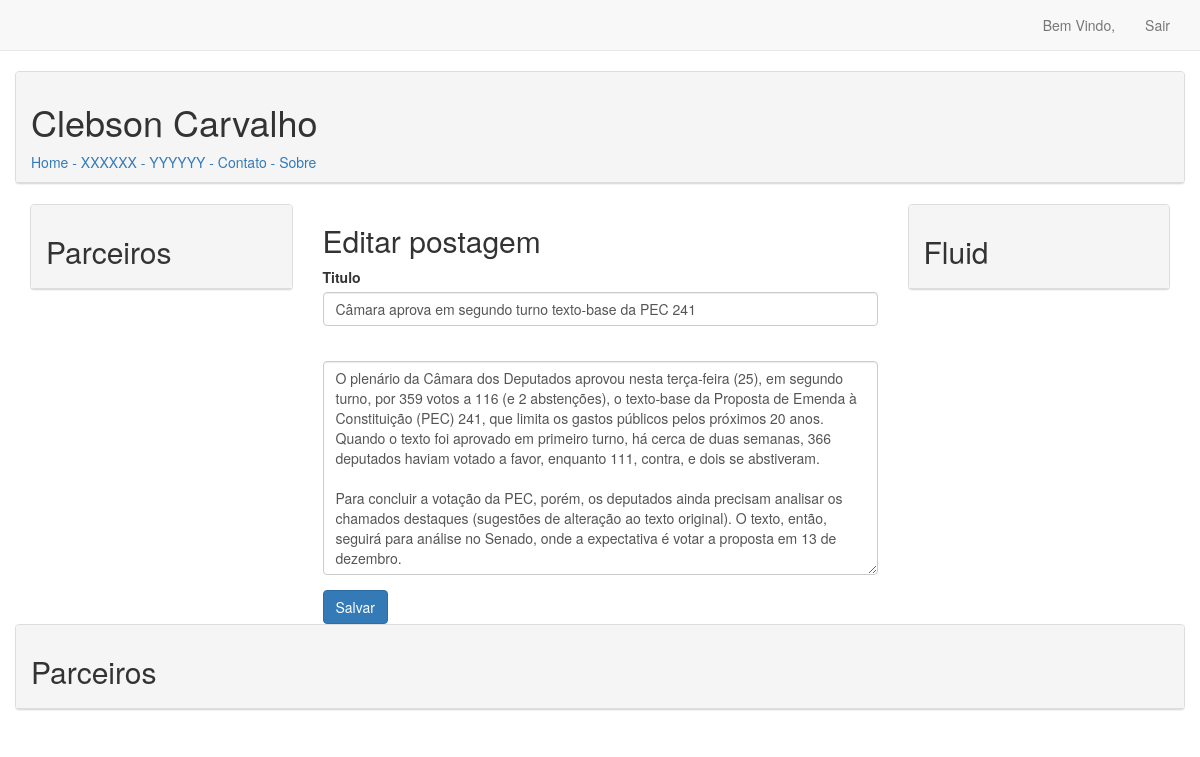
Screenshot of /editPost/2/ (signed in) with the database file from the repository.
### blogs/models.py (models this page shows, shortened)
class BlogPost(models.Model):
    titulo = models.CharField(max_length=200)
    texto = models.TextField()
    textResumo = models.TextField(max_length=400, null=True)
    dataAdd = models.DateTimeField(auto_now_add=True)
    usuario = models.ForeignKey(User)

### blogs/views.py (the view)
# urls.py: url(r'^editPost/(?P<post_id>\d+)/$', views.editPost, name='editPost'),
@login_required
def editPost(request, post_id):
    post = BlogPost.objects.get(id = post_id)
    if post.usuario != request.user:
        raise Http404
    if request.method != 'POST':
        form = PostForm(instance=post)
    else:
        form = PostForm(instance=post, data=request.POST)
        if form.is_valid():
            form.save()
            return HttpResponseRedirect(reverse('blogs:posts'))
    context = {'post': post, 'form': form}
    return render(request, 'blogs/editPost.html', context)

### blogs/forms.py
class PostForm(forms.ModelForm):
    class Meta:
        model = BlogPost
        fields = ['titulo', 'texto']
        labels = {'titulo': 'Titulo' ,'texto':''}
        widgets = {'texto': forms.Textarea(attrs={'cols':80})}

### blogs/templates/blogs/editPost.html (shortened to what this page needs)
{% extends "blogs/base.html" %}
{% load bootstrap3 %}
{% block header %}
    <h2>
        Editar postagem
    </h2>
{% endblock header %}
{% block content %}
    <form action="{% url 'blogs:editPost' post.id %}" method="post" class="form">
        {% bootstrap_form form %}
        {% buttons %}
            <button name="submit" class="btn btn-primary">Salvar</button>
        {% endbuttons %}
    </form>
{% endblock content %}

### rows the page displays
BlogPost: titulo "Câmara aprova em segundo turno texto-base da PEC 241", texto "O plenário da Câmara dos Deputados aprovou nesta terça-feira (25), em segundo turno, por 359 votos a 116 (e 2 abstenções), o texto-base da Proposta de Emenda à Constituição (PEC) 241, que limita os gastos públicos pelos próximos 20 anos. Quando o texto foi aprovado em primeiro turno, há cerca de duas semanas, 366 deputados haviam votado a favor, enquanto 111, contra, e dois se abstiveram. Para concluir a votação da PEC, porém, os deputados ainda precisam analisar os chamados destaques (sugestões de alteração ao texto original). O texto, então, seguirá para análise no Senado, onde a expectativa é votar a proposta em 13 de dezembro."
